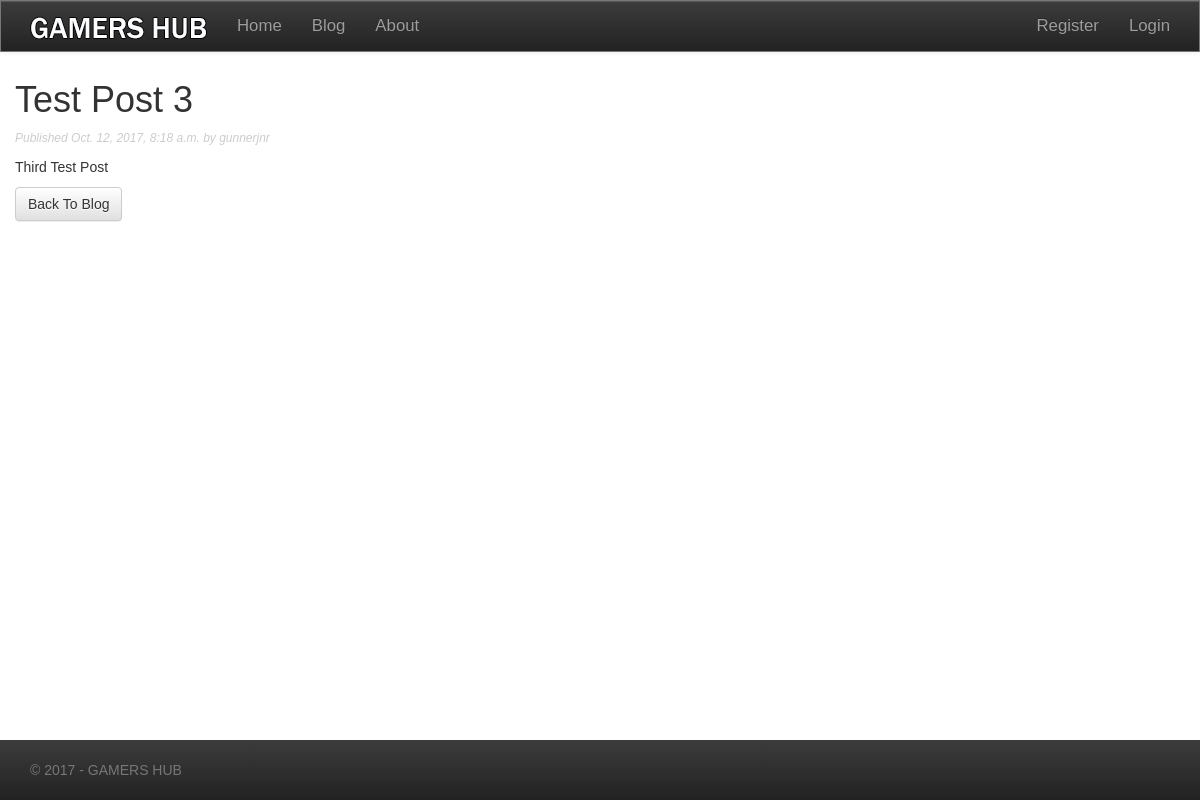
Page /blog/12/10/2017/test-post-3/ on the committed database.
### gamersblog/models.py (models this page shows, shortened)
class BlogPost(models.Model):
    STATUS_CHOICES = (
        ('save_draft', 'Draft'),
        ('published', 'Published'),
    )
    post_title = models.CharField(max_length=40)
    post_slug = models.SlugField(max_length=50, unique_for_date='publish')
    post_author = models.ForeignKey(User, related_name='blog_posts')
    post_body = models.TextField()
    publish = models.DateTimeField(default=timezone.now)
    created_date = models.DateTimeField(auto_now_add=True)
    updated_date = models.DateTimeField(auto_now=True)
    post_status = models.CharField(max_length=10, choices=STATUS_CHOICES)
    objects = models.Manager()  # default Django Manager
    published = PublishedBlogPostManager()  # Our Custom Manager
    class Meta:
        ordering = ('-publish',)

### gamersblog/views.py (the view)
def blog_post_detail(request, day, month, year, post):
    post = get_object_or_404(BlogPost,
                             post_slug=post,
                             post_status='published',
                             publish__year=year,
                             publish__month=month,
                             publish__day=day)
    return render(request, 'gamersblog/blogposts/blogpostdetail.html',
                           {'post': post})

### gamersblog/templates/gamersblog/blogposts/blogpostdetail.html (shortened to what this page needs)
{% extends "gamershub/base.html" %}
{% block content %}
    <div class="col-md-12">
        <h1>{{ post.post_title }}</h1>
        <p class="date">
            Published {{ post.publish }} by {{ post.post_author }}
        </p>
        {{ post.post_body|linebreaks }}
        <button class="btn btn-default" onclick="location.href='/blog/'">Back To Blog</button>
    </div>
{% endblock %}

### static/css/gamershub.css (style rules this page uses)
* { margin: 0; padding: 0; }
body { position: relative; padding-top: 60px; padding-bottom: 60px; font-family: "Franklin Gothic Medium", "Arial Narrow", Arial, sans-serif; box-sizing: border-box; overflow-x: hidden; }
p { font-family: "Franklin Gothic", "Arial Narrow", Arial, sans-serif; }
p.date { color: #ccc; font-family: "Franklin Gothic Medium", "Arial Narrow", Arial, sans-serif, georgia, serif; font-size: 12px; font-style: italic; }
[class*="col-"] { margin: 0; }

### rows in the picture
BlogPost: post_title "Test Post 3", publish "Oct. 12, 2017, 8:18 a.m.", post_author "gunnerjnr", post_body "Third Test Post"
